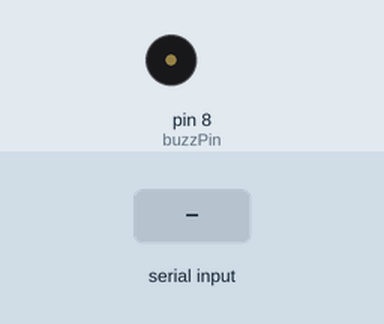
Bench run of a sketch on a simulated Arduino Uno, built for the host (arithmetic inside an expression is 32-bit, double 64-bit). Shown: buzzer (waves = sounding, pin HIGH). The test bench sets the inputs (shaded band). What the sketch prints to the serial monitor is not drawn.

Above: at 1.2 s.
1.3 s: "90,45\n" received over Serial
At 2.0 s:
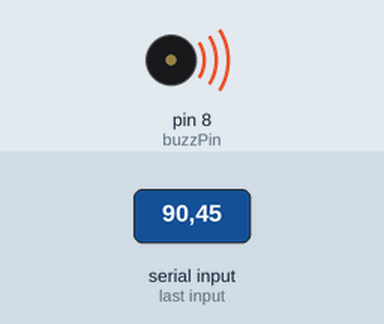
Timing chart, 0 to 4.3 s (numbered marks = the images above; inputs shaded):
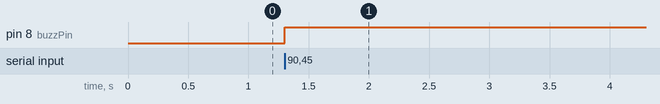

Measured:
- after the input at 1.3 s, pin 8 (buzzPin): LOW → HIGH at once

The sketch:

sketch_jul18a.ino
```cpp
int myNum;
int buzzPin=8;
int dt=2000;
String msg="Please Input Your Number:";

void setup() {
  // put your setup code here, to run once:
  Serial.begin(9600);
  pinMode(buzzPin, OUTPUT);
}

void loop() {
  // put your main code here, to run repeatedly:
   Serial.println(msg);
   while (Serial.available()==0) {

   }
   myNum=Serial.parseInt(myNum);
   if (myNum>10){
    digitalWrite(buzzPin, HIGH);
    delay(dt);
   }

}
```
